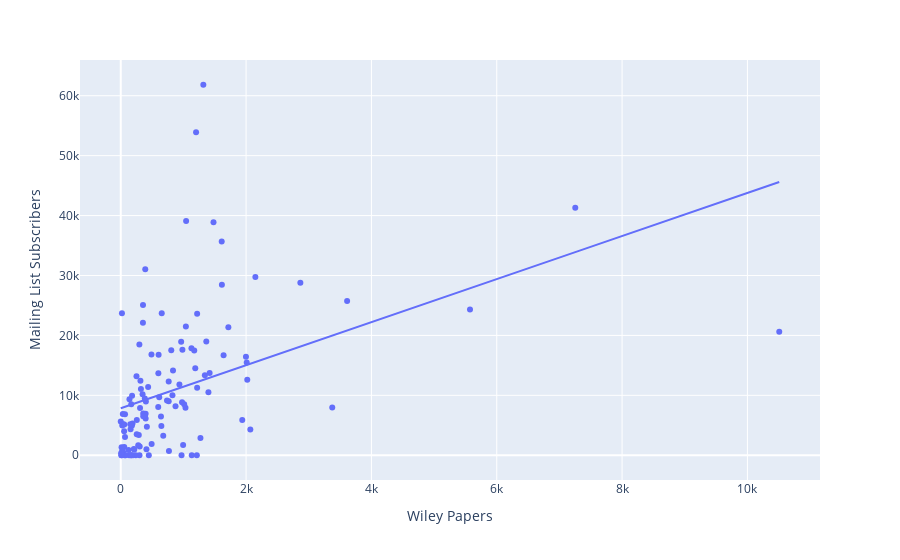

Notebook code for this chart:
### Code cell
# Step 3: Add a trendline
# Note: I installed statsmodels and dependencies via Anaconda for this 

px.scatter(data_frame = verticals, 
          x = 'Wiley Papers', 
          y = 'Mailing List Subscribers',
          hover_data = ['WOL L2 Subject'],
          trendline="ols")

### Figure 1 — Plotly figure (JSON) as saved in the notebook; plotly's stock layout.template omitted (floating-point values rounded to 4 significant figures)
{"data": [{"customdata": [["Materials Science"], ["General & Introductory Chemistry"], ["Earth Sciences"], ["Electrical & Electronics Engineering"], ["Ecology"], ["Food Science & Technology"], ["Cell & Molecular Biology"], ["Nanotechnology"], ["Plant Science"], ["Neurology"], ["Dermatology"], ["Physics"], ["Cardiovascular Disease"], ["Oncology & Radiotherapy"], ["Dentistry"], ["Economics"], ["Nursing"], ["Analytical Chemistry"], ["Mathematics"], ["Veterinary Medicine"], ["Pharmacology & Pharmaceutical Medicine"], ["Business & Management"], ["General & Internal Medicine"], ["Agriculture"], ["Hematology"], ["General & Introductory Medical Science"], ["Education"], ["Organic Chemistry"], ["Pharmaceutical & Medicinal Chemistry"], ["Civil Engineering & Construction"], ["Surgery & Surgical Specialties"], ["General Life Sciences"], ["Chemical Engineering"], ["Physical Chemistry"], ["Endocrinology"], ["Development Studies"], ["Neuroscience"], ["Political Science"], ["Basic Medical Sciences"], ["Obstetrics & Gynecology"], ["Gastroenterology & Hepatology"], ["Zoology & Animal Science"], ["Mechanical Engineering"], ["Genetics"], ["Environmental Studies"], ["Health & Social Care"], ["Anatomy & Physiology"], ["Radiology & Imaging"], ["Energy"], ["Biochemistry"], ["Computer Science"], ["Otolaryngology (Ear, Nose & Throat)"], ["Urology"], ["Aquaculture, Fisheries & Fish Science"], ["Statistics"], ["Clinical Psychology"], ["Developmental Psychology"], ["Catalysis"], ["Microbiology & Virology"], ["Mental Health & Addiction"], ["Psychiatry"], ["Geriatric Medicine"], ["Respiratory Medicine"], ["Pathology"], ["Rheumatology"], ["Philosophy"], ["General Psychology"], ["Anthropology"], ["Allergy & Clinical Immunology"], ["Geography"], ["Emergency Medicine"], ["Finance & Investments"], ["Evolution"], ["Anaesthesia & Pain Management"], ["Language & Linguistics"], ["Pediatrics"], ["Social Psychology"], ["Cognitive Psychology"], ["Family & Child Studies"], ["Sociology"], ["Transplantation"], ["Sports Medicine & Orthopedics"], ["Inorganic Chemistry"], ["Ophthalmology & Optometry"], ["Nutrition & Dietetics"], ["Accounting"], ["Social Policy & Welfare"], ["Psychotherapy & Counseling"], ["Evidence Based Medicine"], ["Religion & Theology"], ["Law"], ["Industrial Chemistry"], ["History"], ["Educational & School Psychology"], ["Intellectual Disability"], ["Nephrology"], ["Computational Chemistry & Molecular Modelling"], ["Biomedical Engineering"], ["Applied Psychology"], ["Cultural Studies"], ["Rehabilitation"], ["Archaeology"], ["Architecture"], ["Information Science & Technology"], ["Literature"], ["Personality & Individual Differences"], ["Astronomy"], ["Museum & Heritage Studies"], ["Industrial Engineering"], ["Environmental Chemistry"], ["Criminology"], ["Urban Studies"], ["General Computing"], ["Design & Graphic Design"], ["Psychological Methods, Research & Statistics"], ["Classical Studies"], ["Art & Photography"], ["Performing Arts & Music"], ["Communication & Media Studies"]], "hovertemplate": "Wiley Papers=%{x}<br>Mailing List Subscribers=%{y}<br>WOL L2 Subject=%{customdata[0]}<extra></extra>", "legendgroup": "", "marker": {"color": "#636efa", "symbol": "circle"}, "mode": "markers", "name": "", "orientation": "v", "showlegend": false, "type": "scatter", "x": [10508, 7253, 5573, 3612, 3375, 2866, 2148, 2068, 2019, 2010, 1998, 1939, 1717, 1641, 1614, 1611, 1480, 1418, 1399, 1365, 1342, 1318, 1272, 1219, 1219, 1214, 1202, 1189, 1173, 1133, 1128, 1043, 1039, 1033, 1012, 995, 984, 978, 970, 964, 936, 874, 834, 825, 806, 769, 765, 765, 738, 678, 654, 648, 642, 614, 604, 600, 598, 493, 490, 448, 437, 417, 410, 401, 397, 397, 391, 385, 384, 359, 359, 355, 354, 348, 322, 314, 308, 302, 299, 297, 288, 279, 256, 255, 251, 240, 216, 209, 196, 188, 181, 179, 168, 166, 166, 157, 152, 139, 135, 124, 77, 68, 68, 64, 56, 56, 54, 38, 38, 33, 24, 24, 19, 17, 17, 13, 8, 6, 0], "xaxis": "x", "y": [20618, 41309, 24314, 25742, 7957, 28799, 29731, 4280, 12611, 15469, 16418, 5894, 21347, 16696, 28465, 35677, 38901, 13706, 10533, 18976, 13346, 61833, 2875, 23595, 11248, 0, 53925, 14499, 17502, 0, 17847, 39109, 21496, 7939, 8503, 1698, 17598, 8851, 0, 18935, 11813, 8180, 14134, 10009, 17532, 715, 12311, 9019, 9122, 3275, 23681, 4872, 6452, 9661, 16791, 13666, 8059, 1890, 16803, 0, 11393, 4753, 1015, 8958, 6119, 6908, 31029, 6480, 9453, 6971, 6489, 25079, 22130, 10162, 11053, 12451, 7865, 1478, 0, 18492, 3391, 1669, 5873, 3511, 13165, 0, 953, 1063, 0, 5318, 9931, 4957, 8495, 0, 0, 4347, 5191, 9364, 0, 891, 0, 3030, 6853, 0, 5125, 1371, 3991, 488, 5194, 6882, 4957, 750, 23681, 430, 0, 1350, 0, 353, 5623], "yaxis": "y"}, {"hovertemplate": "<b>OLS trendline</b><br>Mailing List Subscribers = 3.59302 * Wiley Papers + 7840.18<br>R<sup>2</sup>=0.183059<br><br>Wiley Papers=%{x}<br>Mailing List Subscribers=%{y} <b>(trend)</b><extra></extra>", "legendgroup": "", "marker": {"color": "#636efa", "symbol": "circle"}, "mode": "lines", "name": "", "showlegend": false, "type": "scatter", "x": [0, 6, 8, 13, 17, 17, 19, 24, 24, 33, 38, 38, 54, 56, 56, 64, 68, 68, 77, 124, 135, 139, 152, 157, 166, 166, 168, 179, 181, 188, 196, 209, 216, 240, 251, 255, 256, 279, 288, 297, 299, 302, 308, 314, 322, 348, 354, 355, 359, 359, 384, 385, 391, 397, 397, 401, 410, 417, 437, 448, 490, 493, 598, 600, 604, 614, 642, 648, 654, 678, 738, 765, 765, 769, 806, 825, 834, 874, 936, 964, 970, 978, 984, 995, 1012, 1033, 1039, 1043, 1128, 1133, 1173, 1189, 1202, 1214, 1219, 1219, 1272, 1318, 1342, 1365, 1399, 1418, 1480, 1611, 1614, 1641, 1717, 1939, 1998, 2010, 2019, 2068, 2148, 2866, 3375, 3612, 5573, 7253, 10508], "xaxis": "x", "y": [7840.0, 7862.0, 7869.0, 7887.0, 7901.0, 7901.0, 7908.0, 7926.0, 7926.0, 7959.0, 7977.0, 7977.0, 8034.0, 8041.0, 8041.0, 8070.0, 8085.0, 8085.0, 8117.0, 8286.0, 8325.0, 8340.0, 8386.0, 8404.0, 8437.0, 8437.0, 8444.0, 8483.0, 8491.0, 8516.0, 8544.0, 8591.0, 8616.0, 8703.0, 8742.0, 8756.0, 8760.0, 8843.0, 8875.0, 8907.0, 8914.0, 8925.0, 8947.0, 8968.0, 8997.0, 9091.0, 9112.0, 9116.0, 9130.0, 9130.0, 9220.0, 9223.0, 9245.0, 9267.0, 9267.0, 9281.0, 9313.0, 9338.0, 9410.0, 9450.0, 9601.0, 9612.0, 9989.0, 9996.0, 10010.0, 10050.0, 10150.0, 10170.0, 10190.0, 10280.0, 10490.0, 10590.0, 10590.0, 10600.0, 10740.0, 10800.0, 10840.0, 10980.0, 11200.0, 11300.0, 11330.0, 11350.0, 11380.0, 11420.0, 11480.0, 11550.0, 11570.0, 11590.0, 11890.0, 11910.0, 12050.0, 12110.0, 12160.0, 12200.0, 12220.0, 12220.0, 12410.0, 12580.0, 12660.0, 12740.0, 12870.0, 12940.0, 13160.0, 13630.0, 13640.0, 13740.0, 14010.0, 14810.0, 15020.0, 15060.0, 15090.0, 15270.0, 15560.0, 18140.0, 19970.0, 20820.0, 27860.0, 33900.0, 45600.0], "yaxis": "y"}], "layout": {"legend": {"tracegroupgap": 0}, "margin": {"t": 60}, "xaxis": {"anchor": "y", "domain": [0, 1], "title": {"text": "Wiley Papers"}}, "yaxis": {"anchor": "x", "domain": [0, 1], "title": {"text": "Mailing List Subscribers"}}}}
